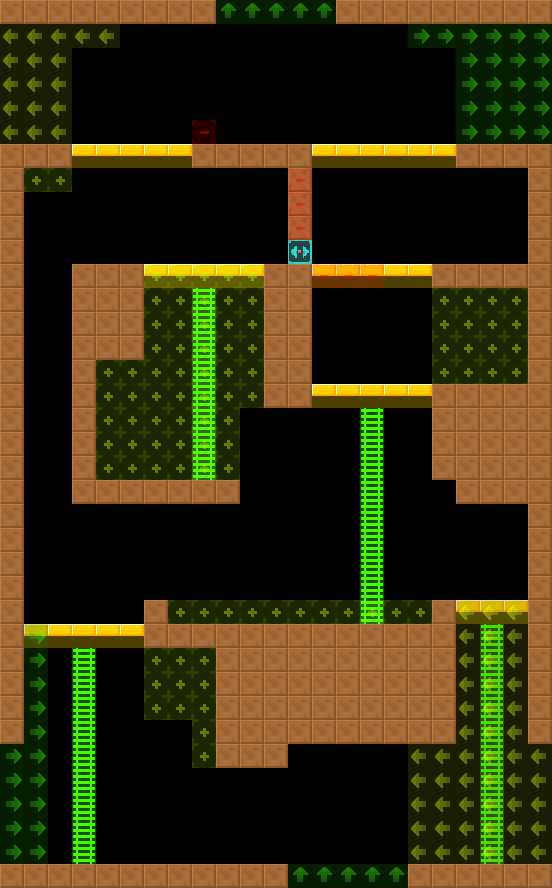

Rendered tile map (Tiled .tmx) drawn with the repository's tilesets; below, a short description and the map source with its tile grids summarised:
An orthogonal 23x37 tile map with 24x24 px tiles, 2 tile layers (col, lnk), 2 tilesets and 3 objects (2x Door, Water).

<map version="1.4" tiledversion="1.4.2" orientation="orthogonal" renderorder="right-down" width="23" height="37" tilewidth="24" tileheight="24" infinite="0" nextlayerid="4" nextobjectid="8">
 <tileset firstgid="6" source="../../lnk.tsx" />
 <tileset firstgid="1" source="../../col.tsx" />
 <layer id="1" name="col" width="23" height="37">
  <data>[851 cells, 287 non-empty, 4 distinct tile ids]</data>
 </layer>
 <layer id="2" name="lnk" width="23" height="37" opacity="0.5">
  <data>[851 cells, 212 non-empty, 5 distinct tile ids]</data>
 </layer>
 <objectgroup id="3" name="markers" opacity="0.5">
  <object id="1" name="Door" type="Door" x="192" y="120" width="24" height="24">
   <properties>
    <property name="yr" value="0" />
    <property name="xr" value="0" />
   </properties>
  </object>
  <object id="2" name="Door" type="Door" x="432" y="360" width="24" height="24">
   <properties>
    <property name="yr" value="0" />
    <property name="xr" value="0" />
   </properties>
  </object>
  <object id="3" name="Water" type="Water" x="168" y="600" width="264" height="24">
   <properties>
    <property name="yr" value="0" />
    <property name="xr" value="0" />
   </properties>
  </object>
 </objectgroup>
</map>
